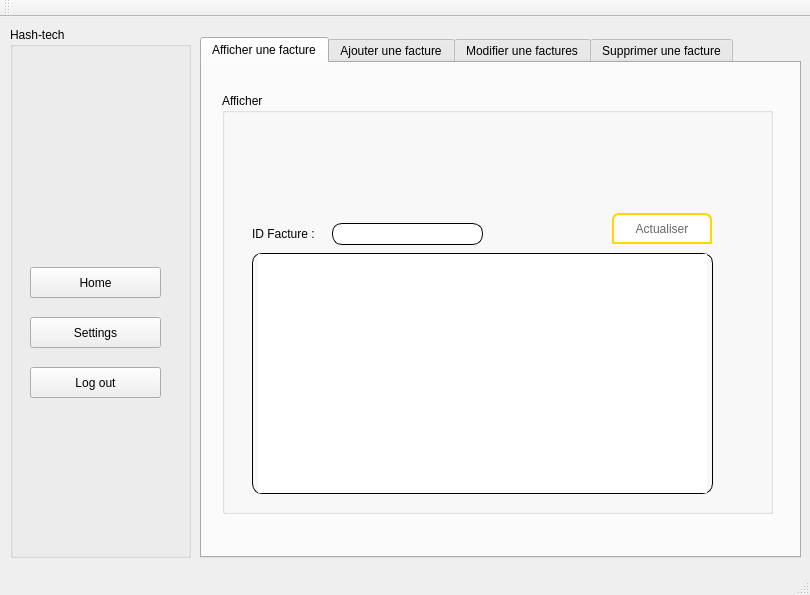
<?xml version="1.0" encoding="UTF-8"?>
<ui version="4.0">
 <class>MainWindow</class>
 <widget class="QMainWindow" name="MainWindow">
  <property name="geometry">
   <rect>
    <x>0</x>
    <y>0</y>
    <width>810</width>
    <height>595</height>
   </rect>
  </property>
  <property name="windowTitle">
   <string>Gestion des Factures</string>
  </property>
  <widget class="QWidget" name="centralWidget">
   <widget class="QTabWidget" name="tabWidget">
    <property name="geometry">
     <rect>
      <x>200</x>
      <y>20</y>
      <width>601</width>
      <height>521</height>
     </rect>
    </property>
    <property name="toolTip">
     <string>&lt;html&gt;&lt;head/&gt;&lt;body&gt;&lt;p&gt;&lt;br/&gt;&lt;/p&gt;&lt;/body&gt;&lt;/html&gt;</string>
    </property>
    <property name="currentIndex">
     <number>0</number>
    </property>
    <widget class="QWidget" name="tab_4">
     <attribute name="title">
      <string>Afficher une facture</string>
     </attribute>
     <widget class="QGroupBox" name="groupBox_3">
      <property name="geometry">
       <rect>
        <x>20</x>
        <y>30</y>
        <width>551</width>
        <height>421</height>
       </rect>
      </property>
      <property name="title">
       <string>Afficher</string>
      </property>
      <widget class="QTableView" name="tab_fact">
       <property name="enabled">
        <bool>true</bool>
       </property>
       <property name="geometry">
        <rect>
         <x>30</x>
         <y>160</y>
         <width>461</width>
         <height>241</height>
        </rect>
       </property>
       <property name="cursor" stdset="0">
        <cursorShape>ArrowCursor</cursorShape>
       </property>
       <property name="mouseTracking">
        <bool>false</bool>
       </property>
       <property name="styleSheet">
        <string notr="true">QTableView
{
 border-width: 1px;
border-style: solid;
border-color: black;
  border-radius: 10px;
padding:0 5;
}</string>
       </property>
      </widget>
      <widget class="QPushButton" name="pushButton">
       <property name="enabled">
        <bool>true</bool>
       </property>
       <property name="geometry">
        <rect>
         <x>390</x>
         <y>120</y>
         <width>100</width>
         <height>31</height>
        </rect>
       </property>
       <property name="font">
        <font>
         <family>Arial</family>
         <pointsize>-1</pointsize>
         <weight>50</weight>
         <bold>false</bold>
        </font>
       </property>
       <property name="styleSheet">
        <string notr="true">QPushButton {
background: #FFFFFF;
border: 2px solid #FFD700;
border-bottom-color: #FFD700; /* same as the pane color */
border-top-left-radius: 7px;
border-top-right-radius: 7px;
min-width: 80px;
padding: 8px;
color: #696969;
font-size:12px;
font-family:Arial, Helvetica, sans-serif;
}
QPushButton:hover {
color:#fff;
background:#FFD700;
border: none;
}
</string>
       </property>
       <property name="text">
        <string>Actualiser</string>
       </property>
      </widget>
      <widget class="QLabel" name="label_10">
       <property name="geometry">
        <rect>
         <x>210</x>
         <y>30</y>
         <width>161</width>
         <height>81</height>
        </rect>
       </property>
       <property name="text">
        <string/>
       </property>
      </widget>
      <widget class="QLineEdit" name="lineEdit">
       <property name="geometry">
        <rect>
         <x>110</x>
         <y>130</y>
         <width>151</width>
         <height>22</height>
        </rect>
       </property>
       <property name="styleSheet">
        <string notr="true">QLineEdit
{
 border-width: 1px;
border-style: solid;
border-color: black;
  border-radius: 10px;
padding:0 8;
}</string>
       </property>
       <property name="text">
        <string/>
       </property>
      </widget>
      <widget class="QLabel" name="label_11">
       <property name="geometry">
        <rect>
         <x>30</x>
         <y>125</y>
         <width>71</width>
         <height>31</height>
        </rect>
       </property>
       <property name="text">
        <string>ID Facture :</string>
       </property>
      </widget>
     </widget>
    </widget>
    <widget class="QWidget" name="tab">
     <attribute name="title">
      <string>Ajouter une facture</string>
     </attribute>
     <widget class="QGroupBox" name="groupBox_2">
      <property name="geometry">
       <rect>
        <x>20</x>
        <y>60</y>
        <width>551</width>
        <height>351</height>
       </rect>
      </property>
      <property name="title">
       <string>Ajouter</string>
      </property>
      <widget class="QLineEdit" name="le_id_f">
       <property name="geometry">
        <rect>
         <x>210</x>
         <y>171</y>
         <width>191</width>
         <height>21</height>
        </rect>
       </property>
       <property name="styleSheet">
        <string notr="true">QLineEdit
{
 border-width: 1px;
border-style: solid;
border-color: black;
  border-radius: 10px;
padding:0 8;
}</string>
       </property>
      </widget>
      <widget class="QLineEdit" name="le_date_f">
       <property name="geometry">
        <rect>
         <x>210</x>
         <y>220</y>
         <width>191</width>
         <height>21</height>
        </rect>
       </property>
       <property name="styleSheet">
        <string notr="true">QLineEdit
{
 border-width: 1px;
border-style: solid;
border-color: black;
  border-radius: 10px;
padding:0 8;
}</string>
       </property>
      </widget>
      <widget class="QLineEdit" name="le_ttc_f">
       <property name="geometry">
        <rect>
         <x>210</x>
         <y>270</y>
         <width>191</width>
         <height>22</height>
        </rect>
       </property>
       <property name="styleSheet">
        <string notr="true">QLineEdit
{
 border-width: 1px;
border-style: solid;
border-color: black;
  border-radius: 10px;
padding:0 8;
}</string>
       </property>
      </widget>
      <widget class="QLabel" name="label">
       <property name="geometry">
        <rect>
         <x>120</x>
         <y>170</y>
         <width>71</width>
         <height>16</height>
        </rect>
       </property>
       <property name="text">
        <string>Id Facteur :</string>
       </property>
      </widget>
      <widget class="QLabel" name="label_2">
       <property name="geometry">
        <rect>
         <x>110</x>
         <y>220</y>
         <width>81</width>
         <height>20</height>
        </rect>
       </property>
       <property name="text">
        <string>Date Facteur :</string>
       </property>
      </widget>
      <widget class="QLabel" name="label_3">
       <property name="geometry">
        <rect>
         <x>120</x>
         <y>270</y>
         <width>81</width>
         <height>16</height>
        </rect>
       </property>
       <property name="text">
        <string>Prix Facteur :</string>
       </property>
      </widget>
      <widget class="QPushButton" name="pb_ajouter">
       <property name="geometry">
        <rect>
         <x>310</x>
         <y>310</y>
         <width>100</width>
         <height>28</height>
        </rect>
       </property>
       <property name="styleSheet">
        <string notr="true">QPushButton {
background: #FFFFFF;
border: 2px solid #FFD700;
border-bottom-color: #FFD700; /* same as the pane color */
border-top-left-radius: 7px;
border-top-right-radius: 7px;
min-width: 80px;
padding: 8px;
color: #696969;
font-size:12px;
font-family:Arial, Helvetica, sans-serif;
}
QPushButton:hover {
color:#fff;
background:#FFD700;
border: none;
}
</string>
       </property>
       <property name="text">
        <string>Ajouter</string>
       </property>
      </widget>
      <widget class="QLabel" name="label_4">
       <property name="geometry">
        <rect>
         <x>230</x>
         <y>40</y>
         <width>171</width>
         <height>101</height>
        </rect>
       </property>
       <property name="text">
        <string/>
       </property>
      </widget>
     </widget>
    </widget>
    <widget class="QWidget" name="tab_3">
     <attribute name="title">
      <string>Modifier une factures</string>
     </attribute>
     <widget class="QGroupBox" name="groupBox_5">
      <property name="geometry">
       <rect>
        <x>20</x>
        <y>60</y>
        <width>551</width>
        <height>351</height>
       </rect>
      </property>
      <property name="title">
       <string>Modifier</string>
      </property>
      <widget class="QLineEdit" name="modif_id_f">
       <property name="geometry">
        <rect>
         <x>210</x>
         <y>170</y>
         <width>191</width>
         <height>22</height>
        </rect>
       </property>
       <property name="styleSheet">
        <string notr="true">QLineEdit
{
 border-width: 1px;
border-style: solid;
border-color: black;
  border-radius: 10px;
padding:0 8;
}</string>
       </property>
      </widget>
      <widget class="QLineEdit" name="modif_date_f">
       <property name="geometry">
        <rect>
         <x>210</x>
         <y>220</y>
         <width>191</width>
         <height>21</height>
        </rect>
       </property>
       <property name="styleSheet">
        <string notr="true">QLineEdit
{
 border-width: 1px;
border-style: solid;
border-color: black;
  border-radius: 10px;
padding:0 8;
}</string>
       </property>
      </widget>
      <widget class="QLineEdit" name="modif_ttc_f">
       <property name="geometry">
        <rect>
         <x>210</x>
         <y>270</y>
         <width>191</width>
         <height>22</height>
        </rect>
       </property>
       <property name="styleSheet">
        <string notr="true">QLineEdit
{
 border-width: 1px;
border-style: solid;
border-color: black;
  border-radius: 10px;
padding:0 8;
}</string>
       </property>
      </widget>
      <widget class="QLabel" name="label_6">
       <property name="geometry">
        <rect>
         <x>120</x>
         <y>170</y>
         <width>71</width>
         <height>16</height>
        </rect>
       </property>
       <property name="text">
        <string>Id Facteur :</string>
       </property>
      </widget>
      <widget class="QLabel" name="label_7">
       <property name="geometry">
        <rect>
         <x>110</x>
         <y>220</y>
         <width>81</width>
         <height>20</height>
        </rect>
       </property>
       <property name="text">
        <string>Date Facteur :</string>
       </property>
      </widget>
      <widget class="QLabel" name="label_8">
       <property name="geometry">
        <rect>
         <x>120</x>
         <y>270</y>
         <width>81</width>
         <height>16</height>
        </rect>
       </property>
       <property name="text">
        <string>Prix Facteur :</string>
       </property>
      </widget>
      <widget class="QPushButton" name="pb_modifier">
       <property name="geometry">
        <rect>
         <x>310</x>
         <y>310</y>
         <width>100</width>
         <height>28</height>
        </rect>
       </property>
       <property name="styleSheet">
        <string notr="true">QPushButton {
background: #FFFFFF;
border: 2px solid #FFD700;
border-bottom-color: #FFD700; /* same as the pane color */
border-top-left-radius: 7px;
border-top-right-radius: 7px;
min-width: 80px;
padding: 8px;
color: #696969;
font-size:12px;
font-family:Arial, Helvetica, sans-serif;
}
QPushButton:hover {
color:#fff;
background:#FFD700;
border: none;
}
</string>
       </property>
       <property name="text">
        <string>Modifier</string>
       </property>
      </widget>
      <widget class="QLabel" name="label_9">
       <property name="geometry">
        <rect>
         <x>230</x>
         <y>40</y>
         <width>171</width>
         <height>101</height>
        </rect>
       </property>
       <property name="text">
        <string/>
       </property>
      </widget>
     </widget>
    </widget>
    <widget class="QWidget" name="tab_2">
     <attribute name="title">
      <string>Supprimer une facture</string>
     </attribute>
     <widget class="QLineEdit" name="le_supp_f">
      <property name="geometry">
       <rect>
        <x>160</x>
        <y>250</y>
        <width>261</width>
        <height>22</height>
       </rect>
      </property>
      <property name="styleSheet">
       <string notr="true">QLineEdit
{
 border-width: 1px;
border-style: solid;
border-color: black;
  border-radius: 10px;
padding:0 8;
}</string>
      </property>
     </widget>
     <widget class="QLabel" name="label_5">
      <property name="geometry">
       <rect>
        <x>230</x>
        <y>140</y>
        <width>161</width>
        <height>81</height>
       </rect>
      </property>
      <property name="text">
       <string/>
      </property>
     </widget>
     <widget class="QGroupBox" name="groupBox_4">
      <property name="geometry">
       <rect>
        <x>40</x>
        <y>100</y>
        <width>491</width>
        <height>261</height>
       </rect>
      </property>
      <property name="title">
       <string>Supprimer</string>
      </property>
      <widget class="QPushButton" name="supp">
       <property name="geometry">
        <rect>
         <x>200</x>
         <y>190</y>
         <width>101</width>
         <height>31</height>
        </rect>
       </property>
       <property name="styleSheet">
        <string notr="true">QPushButton {
background: #FFFFFF;
border: 2px solid #FFD700;
border-bottom-color: #FFD700; /* same as the pane color */
border-top-left-radius: 7px;
border-top-right-radius: 7px;
min-width: 80px;
padding: 8px;
color: #696969;
font-size:12px;
font-family:Arial, Helvetica, sans-serif;
}
QPushButton:hover {
color:#fff;
background:#FFD700;
border: none;
}
</string>
       </property>
       <property name="text">
        <string>Supprimer</string>
       </property>
      </widget>
     </widget>
     <zorder>groupBox_4</zorder>
     <zorder>le_supp_f</zorder>
     <zorder>label_5</zorder>
    </widget>
   </widget>
   <widget class="QGroupBox" name="groupBox">
    <property name="geometry">
     <rect>
      <x>10</x>
      <y>10</y>
      <width>181</width>
      <height>531</height>
     </rect>
    </property>
    <property name="title">
     <string>Hash-tech</string>
    </property>
    <widget class="QToolButton" name="toolButton">
     <property name="geometry">
      <rect>
       <x>20</x>
       <y>240</y>
       <width>131</width>
       <height>31</height>
      </rect>
     </property>
     <property name="text">
      <string>Home</string>
     </property>
    </widget>
    <widget class="QToolButton" name="toolButton_2">
     <property name="geometry">
      <rect>
       <x>20</x>
       <y>340</y>
       <width>131</width>
       <height>31</height>
      </rect>
     </property>
     <property name="text">
      <string>Log out</string>
     </property>
    </widget>
    <widget class="QToolButton" name="toolButton_3">
     <property name="geometry">
      <rect>
       <x>20</x>
       <y>290</y>
       <width>131</width>
       <height>31</height>
      </rect>
     </property>
     <property name="text">
      <string>Settings</string>
     </property>
    </widget>
   </widget>
  </widget>
  <widget class="QMenuBar" name="menuBar">
   <property name="geometry">
    <rect>
     <x>0</x>
     <y>0</y>
     <width>810</width>
     <height>26</height>
    </rect>
   </property>
  </widget>
  <widget class="QToolBar" name="mainToolBar">
   <attribute name="toolBarArea">
    <enum>TopToolBarArea</enum>
   </attribute>
   <attribute name="toolBarBreak">
    <bool>false</bool>
   </attribute>
  </widget>
  <widget class="QStatusBar" name="statusBar"/>
 </widget>
 <layoutdefault spacing="6" margin="11"/>
 <resources/>
 <connections/>
</ui>
